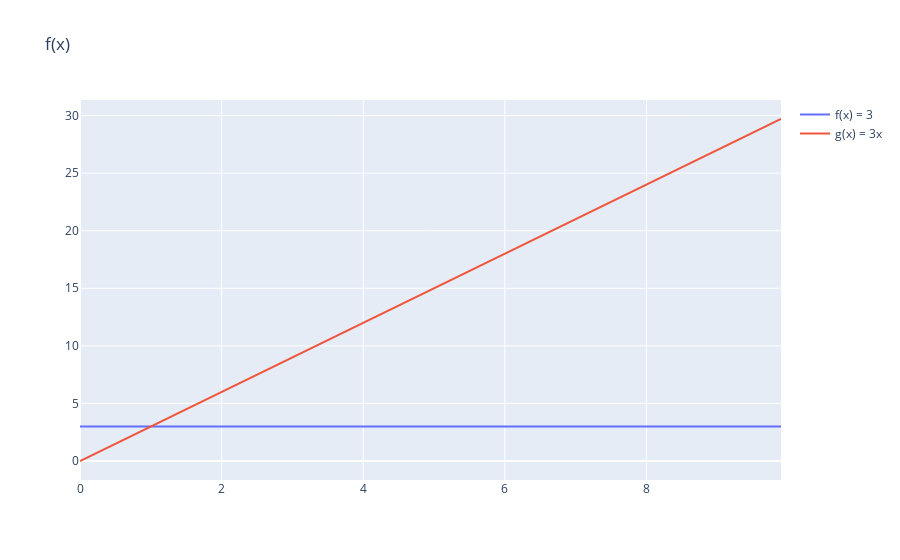

The notebook cell saved with this chart:
### Markdown cell above
Ok, let's try it with our two functions, $f(x) = 3$ and $g(x) = 3x$.

### Code cell
linear_funcs = go.Figure(data = [f_of_x_scatter, g_of_x_scatter], layout = {'title': 'f(x)'})
linear_funcs
